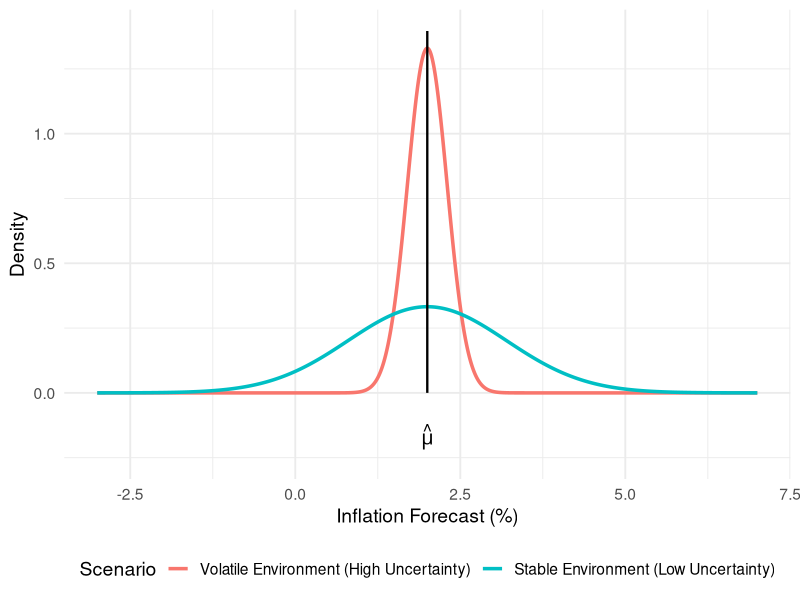

Generate this figure with R:
# Load required library
library(ggplot2)

# Parameters
mean_forecast <- 2
sd_low_uncertainty <- 0.3
sd_high_uncertainty <- 1.2

# Create x grid
x <- seq(-3, 7, length.out = 1000)

# Create density data
df <- data.frame(
  x = rep(x, 2),
  density = c(
    dnorm(x, mean_forecast, sd_low_uncertainty),
    dnorm(x, mean_forecast, sd_high_uncertainty)
  ),
  Scenario = rep(
    c("Volatile Environment (High Uncertainty)",
      "Stable Environment (Low Uncertainty)"),
    each = length(x)
  )
)

# Make Scenario a factor and reorder levels
df$Scenario <- factor(
  df$Scenario,
  levels = c(
    "Volatile Environment (High Uncertainty)",
    "Stable Environment (Low Uncertainty)"
  )
)

ggplot(df, aes(x = x, y = density, color = Scenario)) +
  geom_line(linewidth = 1.2) +
  # Vertical line
  annotate(
    "segment",
    x = mean_forecast,
    xend = mean_forecast,
    y = 0,
    yend = max(df$density)*1.05,
    linetype = "solid",
    color = "black",
    size = 0.8
  ) +
  # Label below x-axis
  annotate(
    "text",
    x = mean_forecast,
    y = -0.12,           # slightly further down
    label = "hat(mu)",
    parse = TRUE,
    vjust = 1,
    size = 5
  ) +
  labs(
    x = "Inflation Forecast (%)",
    y = "Density"
  ) +
  coord_cartesian(ylim = c(-0.25, max(df$density)*1.05)) +  # extend y-axis further
  theme_minimal(base_size = 14) +
  theme(
    legend.position = "bottom"
  )
